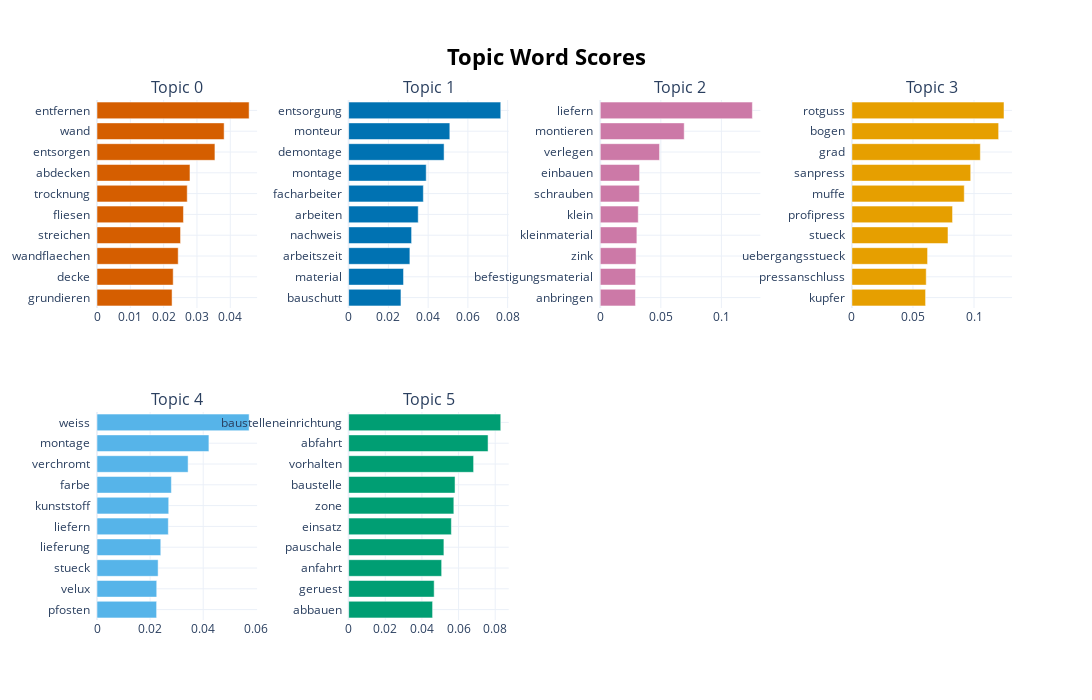

Source (notebook cell):
### Code cell
fig = topic_model.visualize_barchart(n_words=10, top_n_topics=nr_topics , width=400, height=350)    # plotly figure object
fig

### Figure 1 — Plotly figure (JSON) as saved in the notebook; plotly's stock layout.template omitted (floating-point values rounded to 4 significant figures)
{"data": [{"marker": {"color": "#D55E00"}, "orientation": "h", "type": "bar", "x": [0.02252, 0.02286, 0.02436, 0.02507, 0.02594, 0.02707, 0.02789, 0.03539, 0.03814, 0.04564], "xaxis": "x", "y": ["grundieren  ", "decke  ", "wandflaechen  ", "streichen  ", "fliesen  ", "trocknung  ", "abdecken  ", "entsorgen  ", "wand  ", "entfernen  "], "yaxis": "y"}, {"marker": {"color": "#0072B2"}, "orientation": "h", "type": "bar", "x": [0.02633, 0.02763, 0.03082, 0.03168, 0.03502, 0.0376, 0.03904, 0.04803, 0.05092, 0.07654], "xaxis": "x2", "y": ["bauschutt  ", "material  ", "arbeitszeit  ", "nachweis  ", "arbeiten  ", "facharbeiter  ", "montage  ", "demontage  ", "monteur  ", "entsorgung  "], "yaxis": "y2"}, {"marker": {"color": "#CC79A7"}, "orientation": "h", "type": "bar", "x": [0.02907, 0.02915, 0.02956, 0.03023, 0.03136, 0.03227, 0.03245, 0.04894, 0.0693, 0.1256], "xaxis": "x3", "y": ["anbringen  ", "befestigungsmaterial  ", "zink  ", "kleinmaterial  ", "klein  ", "schrauben  ", "einbauen  ", "verlegen  ", "montieren  ", "liefern  "], "yaxis": "y3"}, {"marker": {"color": "#E69F00"}, "orientation": "h", "type": "bar", "x": [0.06034, 0.06087, 0.06197, 0.07869, 0.08242, 0.09201, 0.09728, 0.1052, 0.1201, 0.1245], "xaxis": "x4", "y": ["kupfer  ", "pressanschluss  ", "uebergangsstueck  ", "stueck  ", "profipress  ", "muffe  ", "sanpress  ", "grad  ", "bogen  ", "rotguss  "], "yaxis": "y4"}, {"marker": {"color": "#56B4E9"}, "orientation": "h", "type": "bar", "x": [0.02246, 0.0225, 0.02302, 0.02403, 0.02686, 0.02702, 0.02802, 0.03432, 0.04215, 0.0573], "xaxis": "x5", "y": ["pfosten  ", "velux  ", "stueck  ", "lieferung  ", "liefern  ", "kunststoff  ", "farbe  ", "verchromt  ", "montage  ", "weiss  "], "yaxis": "y5"}, {"marker": {"color": "#009E73"}, "orientation": "h", "type": "bar", "x": [0.04582, 0.04668, 0.05077, 0.05199, 0.05607, 0.05742, 0.05808, 0.06821, 0.0761, 0.08302], "xaxis": "x6", "y": ["abbauen  ", "geruest  ", "anfahrt  ", "pauschale  ", "einsatz  ", "zone  ", "baustelle  ", "vorhalten  ", "abfahrt  ", "baustelleneinrichtung  "], "yaxis": "y6"}], "layout": {"annotations": [{"font": {"size": 16}, "showarrow": false, "text": "Topic 0", "x": 0.0875, "xanchor": "center", "xref": "paper", "y": 1, "yanchor": "bottom", "yref": "paper"}, {"font": {"size": 16}, "showarrow": false, "text": "Topic 1", "x": 0.3625, "xanchor": "center", "xref": "paper", "y": 1, "yanchor": "bottom", "yref": "paper"}, {"font": {"size": 16}, "showarrow": false, "text": "Topic 2", "x": 0.6375, "xanchor": "center", "xref": "paper", "y": 1, "yanchor": "bottom", "yref": "paper"}, {"font": {"size": 16}, "showarrow": false, "text": "Topic 3", "x": 0.9125, "xanchor": "center", "xref": "paper", "y": 1, "yanchor": "bottom", "yref": "paper"}, {"font": {"size": 16}, "showarrow": false, "text": "Topic 4", "x": 0.0875, "xanchor": "center", "xref": "paper", "y": 0.4, "yanchor": "bottom", "yref": "paper"}, {"font": {"size": 16}, "showarrow": false, "text": "Topic 5", "x": 0.3625, "xanchor": "center", "xref": "paper", "y": 0.4, "yanchor": "bottom", "yref": "paper"}], "height": 700, "hoverlabel": {"bgcolor": "white", "font": {"family": "Rockwell", "size": 16}}, "showlegend": false, "title": {"font": {"color": "Black", "size": 22}, "text": "<b>Topic Word Scores", "x": 0.5, "xanchor": "center", "yanchor": "top"}, "width": 1600, "xaxis": {"anchor": "y", "domain": [0, 0.175], "showgrid": true}, "xaxis2": {"anchor": "y2", "domain": [0.275, 0.45], "showgrid": true}, "xaxis3": {"anchor": "y3", "domain": [0.55, 0.725], "showgrid": true}, "xaxis4": {"anchor": "y4", "domain": [0.825, 1], "showgrid": true}, "xaxis5": {"anchor": "y5", "domain": [0, 0.175], "showgrid": true}, "xaxis6": {"anchor": "y6", "domain": [0.275, 0.45], "showgrid": true}, "xaxis7": {"anchor": "y7", "domain": [0.55, 0.725], "showgrid": true}, "xaxis8": {"anchor": "y8", "domain": [0.825, 1], "showgrid": true}, "yaxis": {"anchor": "x", "domain": [0.6, 1], "showgrid": true}, "yaxis2": {"anchor": "x2", "domain": [0.6, 1], "showgrid": true}, "yaxis3": {"anchor": "x3", "domain": [0.6, 1], "showgrid": true}, "yaxis4": {"anchor": "x4", "domain": [0.6, 1], "showgrid": true}, "yaxis5": {"anchor": "x5", "domain": [0, 0.4], "showgrid": true}, "yaxis6": {"anchor": "x6", "domain": [0, 0.4], "showgrid": true}, "yaxis7": {"anchor": "x7", "domain": [0, 0.4], "showgrid": true}, "yaxis8": {"anchor": "x8", "domain": [0, 0.4], "showgrid": true}}}
